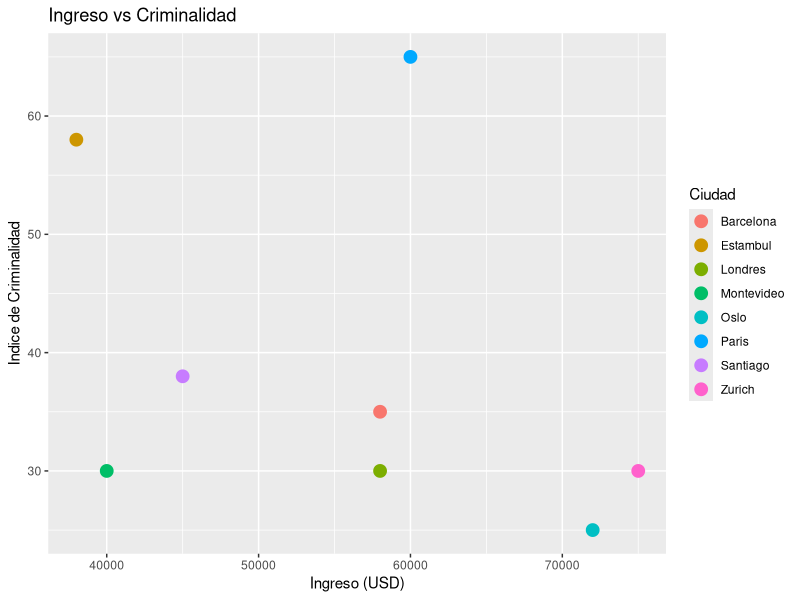
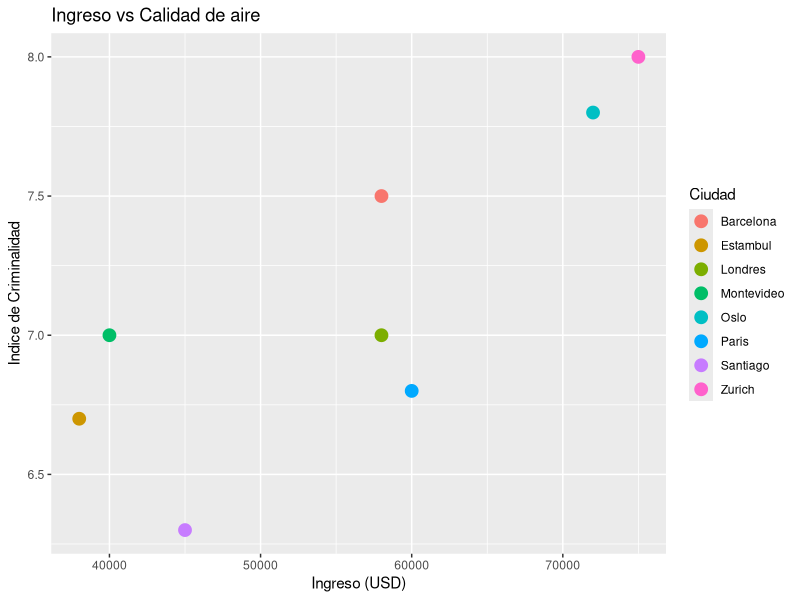

Generate these figures, in order, with R:
library(dplyr)
library(tidyverse)
library(modeest)

# TAREA 1

## Pregunta 1

### Parte a

Ciudad <- c("Paris",
            "Zurich",
            "Estambul",
            "Montevideo",
            "Barcelona",
            "Oslo",
            "Londres",
            "Santiago")

Tamano <- c("Grande",
            "Mediana",
            "Grande",
            "Pequeña",
            "Mediana",
            "Mediana",
            "Grande",
            "Grande")

Ingreso <- c(60000,
             75000,
             38000,
             40000,
             58000,
             72000,
             58000,
             45000)

Criminal_index <- c(65,
                    30,
                    58,
                    30,
                    35,
                    25,
                    30,
                    38)

Air_quality <- c(6.8,
                 8.0,
                 6.7,
                 7.0,
                 7.5,
                 7.8,
                 7.0,
                 6.3)

Development_lvl <- c("Alto",
                     "Alto",
                     "Medio",
                     "Bajo",
                     "Medio",
                     "Alto",
                     "Alto",
                     "Medio")

df <- data.frame(Ciudad = Ciudad,
                 Tamaño = Tamano,
                 "Ingreso USD" = Ingreso,
                 "Indice Criminalidad" = Criminal_index,
                 "Calidad Aire" = Air_quality,
                 "Nivel Desarrollo" = Development_lvl)

head(df)

### Parte b
summary(df[c(3,4,5)])

apply(df[c(3,4,5)], 2, mlv, method = 'mfv')

var(df$Ingreso.USD)
var(df$Indice.Criminalidad)
var(df$Calidad.Aire)

sd(df$Ingreso.USD)
sd(df$Indice.Criminalidad)
sd(df$Calidad.Aire)

### Parte c

prop.table(table(df$Tamaño))*100
prop.table(table(df$Nivel.Desarrollo))*100


## Pregunta 2

### Parte a
ggplot(df, aes(Ingreso,
               Indice.Criminalidad,
               color = Ciudad)) +
  geom_point(size = 4) +
  labs(title = "Ingreso vs Criminalidad",
       x = "Ingreso (USD)",
       y = "Indice de Criminalidad")

cor(df$Ingreso.USD, df$Indice.Criminalidad) # -0.3563189

### Parte b

ggplot(df, aes(Ingreso,
               Calidad.Aire,
               color = Ciudad)) +
  geom_point(size = 4) +
  labs(title = "Ingreso vs Calidad de aire",
       x = "Ingreso (USD)",
       y = "Indice de Criminalidad")

cor(df$Ingreso.USD, df$Calidad.Aire) # 0.8066411
